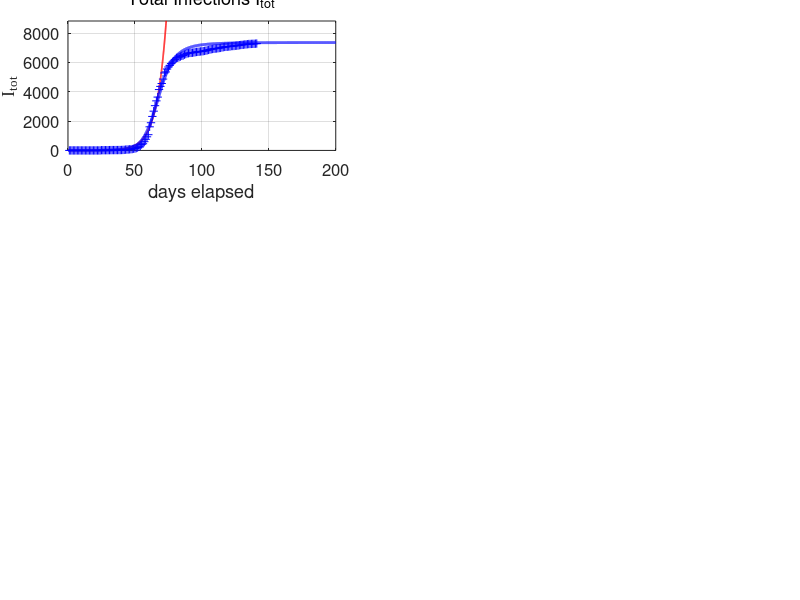

The MATLAB script that drew this image: (Note: this script raises an error after producing the figure.)
% covid19AUS.m

% Revised:  2020 05 16

% Mathemtatical model for the spread of the covid19 virus
% Model for AUSTRALIAL spread of virus
% Data from https://www.worldometers.info/coronavirus/
% Date file:  covid19.mat  variable covid19
% Model specified by the variables in the INPUT SECTION of the Script

% DOING PHYSICS WITH MATLAB: 
%   http://www.physics.usyd.edu.au/teach_res/mp/mphome.htm
% Documentation
%   http://www.physics.usyd.edu.au/teach_res/mp/doc/sird19EA.htm
% Download Scripts
%   http://www.physics.usyd.edu.au/teach_res/mp/mscripts/

% Ian Cooper
% email: matlabvisualphysics@gmail.com
% Matlab 2019b

% Populations: Data d / Model
% Susceptible individuals:  Sd  S
% Active infections (currently infected);  Id  I
% Removed Rm
% Recovered:  Rd  R
% Dead:  Dd  D


close all
clear
clc

global Imax Rmax Dmax ITmax Smax

% DATA  ===============================================================
load('covid19.mat')
Ndays  = find(covid19 == 0,1) - 1;  

% save covid19.mat covid19

% DATA: variable covid19
% Col 1: World   Id   Currently Infected Cases
% Col 2: World   Rd   Recovered
% Col 3: World   Dd   Deaths

% Data for China with Script svr19CHINA.m
% Col 4: China   Total infected cases
% Col 5: China   Currently Infected Cases
% Col 6: China   Deaths
% Col 7: USA     Total infected cases
% Col 8: USA     Currently infected cases
% Col 9: USA     Deaths
% Col 10: AUST     Total infected cases
% Col 11: AUST     Currently infected cases
% Col 12: AUST     Deaths
% Col 13: IND     Total infected cases
% Col 14: IND     Currently infected cases
% Col 15: IND     Deaths

% DATA: Id Rd Dd / Number of data days for COVID19  
  Idtot  = covid19(1:Ndays,10);
  Id     = covid19(1:Ndays,11);
  Dd     = covid19(1:Ndays,12);  
     
  Rd = Idtot - Id - Dd;
  Idmax = max(Id);
  Rdmax = max(Rd);
  Ddmax = max(Dd);
  ITdmax = max(Idtot);

% MODEL INPUT PARAMETERS  ============================================
% Model: number of time steps 
  num = 5000;
% Maximum number of days for model   [200]
  tMax = 200;

% Initial number of infections   [0.004] 
  I = zeros(num,1);
  I(1) = 3.5e-5;
% Adjustable model parameters  
% S --> I  [0.38] 
  a = 0.19;
% I --> Rm  [0.036]
  b = 0.05;
% Population scaling factor
  f = 6e3;
% Time index
  t_index = 77; 
% Exponential growth
     th = 5; t0 = 35; 
% Starting Date
  zSTART = datenum([2020 1 22]);

% SETUP  ==============================================================
% Time [days]
  t = linspace(0,tMax,num)';
  dt = t(2) - t(1);
% Exponential growth
  k = log(2)/th;
  v0 = 177400/exp(k*60);
  v = v0.*exp(k*(t - t0));

% Model: S  D  R  
  S  = zeros(num,1);
  Rm = zeros(num,1);
    
% Model: Initial values for populations
  S(1) = 1;
  
% MODEL: Time Evolution  ==============================================
for n = 1:num-1
  dS = -a*S(n)*I(n)*dt;
  dI = -dS;
  dRm = b*I(n)*dt;
  S(n+1) =  S(n) + dS;
   
  if n == 1200; S(n+1) = 1.2; end
%  if n == 3250; S(n+1) = 0.3; end
  
  I(n+1) =  I(n) + dI - dRm;
  Rm(n+1) = Rm(n)+ dRm;
end
  
 I = f.*I;
  Rm = f.*Rm;
  D0 = 122;
  k0 = 2.8e-4;
  D = D0.*(1 - exp(-k0.*Rm));
  R = Rm - D;
  Itot = I + Rm;


  Imax = max(I);
  Rmax = max(R);
  Dmax = max(D);
  Smax = max(S);
  ITmax = max(Itot);
    
% Percentages: model
  pI = 100*I(end) / Itot(end);
  pR = 100*R(end) / Itot(end);
  pD = 100*D(end) / Itot(end);
  
% Percentages: Data
  pId = 100*Id(end) / Idtot(end);
  pRd = 100*Rd(end) / Idtot(end);
  pDd = 100*Dd(end) / Idtot(end);
  

% *********************************************************************  
% GRAPHICS
% ********************************************************************* 

figure(1)
  set(gcf,'units','normalized');
  set(gcf,'position',[0.02 0.02 0.435 0.80]);
  set(gcf,'color','w');

subplot(3,2,1)   % Total infections
    xP = t(1:2500);
    yP = v(1:2500);
    plot(xP,yP,'r','linewidth',1.2)
   
    hold on
    xP = 1: Ndays;
    yP = Idtot; 
    plot(xP,yP,'b+')
    hold on
    xP = t; yP = Itot;
    plot(xP,yP,'b','linewidth',2)
    
    ylim([0 1.2*ITmax])
    grid on
    xlabel('days elapsed')
    ylabel('I_{tot}','FontName','Times New Roman')
    title('Total Infections I_{tot}','fontweight','normal');
    set(gca,'fontsize',12)  
    set(gca,'Position', [0.0850 0.7093+0.04 0.3347 0.2157]);
    yMax = ylim;
    z = yMax(2);
    plotMonths(z)
  
subplot(3,2,2)  % INFECTIONS
    xP = 1: Ndays;
    yP = Id;
    plot(xP,yP,'b+')   
    hold on
    
%     xP = t_index; yP = Id(t_index);
%     plot(xP,yP,'bo','markerfacecolor','b','markersize',8)
    
    xP = t; yP = I;
    plot(xP,yP,'b','linewidth',2)
   
    grid on
    title('Active Infections  I','fontweight','normal')
    ylabel('I','FontName','Times New Roman') 
    xlabel('days elapsed')
    set(gca,'fontsize',12)
    set(gca,'Position', [0.5703-0.04 0.7093+0.04 0.3347 0.2157]);
    yMax = ylim;
    z = yMax(2);
    plotMonths(z)
    
    
subplot(3,2,3)   % RECOVERIES
    xP = 1: Ndays;
    yP = Rd; 
    plot(xP,yP,'k+')
    hold on
 
%     xP = t_index; yP = Rd(t_index);
%     plot(xP,yP,'ko','markerfacecolor','k','markersize',8)
%     
    xP = t; yP = R;
    plot(xP,yP,'k','linewidth',2)
    
    grid on
    ylabel('R')
    xlabel('days elapsed')
    title('Recoveries  R','fontweight','normal')
    set(gca,'fontsize',12)
    set(gca,'Position', [0.0800 0.4096+0.04 0.3347 0.2157]);
    yMax = ylim;
    z = yMax(2);
    plotMonths(z)
    
 
 subplot(3,2,4)    % DEATHS
    xP = 1: Ndays;
    yP = Dd; 
    plot(xP,yP,'r+')
    hold on
 
%     xP = t_index; yP = Dd(t_index);
%     plot(xP,yP,'ro','markerfacecolor','r','markersize',8)
    
    xP = t; yP = D;
    plot(xP,yP,'r','linewidth',2)
    
    grid on
    ylabel('D')
    xlabel('days elapsed')
    title('Deaths  D','fontweight','normal')
    set(gca,'fontsize',12) 
    set(gca,'Position', [0.5703-0.04 0.4096+0.04 0.3347 0.2157]);
    yMax = ylim;
    z = yMax(2);
    plotMonths(z)
 

 subplot(3,2,5)
    xP = t; yP = S;
    plot(xP,yP,'b','linewidth',2)
    hold on
    
    xlim([0 tMax])
    ylim([0 1.1*Smax])
    grid on
    xlabel('days elapsed')
    ylabel('S') 
    title('Susceptible Population S','fontweight','normal')
    set(gca,'fontsize',12)    
    set(gca,'Position', [0.0800 0.1100+0.04 0.3347 0.2157]);   
    yMax = ylim;
    z = yMax(2);
    plotMonths(z)
    
    
subplot(3,2,6)  
   xlim([0 120])
   ylim([0 250])
   hh = 250; dh = -28;
   
   z = zSTART;
   z = datetime(z,'ConvertFrom','datenum');
   z.Format = 'dd-MMM-yyyy';
   txt = cellstr(z) ; 
   Htext = text(0,hh,txt,'fontsize',12);
   set(Htext,'color','k')
   
   hh = hh+2*dh;
   txt = 'MODEL PARAMETERS';
   text(0,hh,txt,'fontsize',12)
   
    hh = hh+dh;
   txt = sprintf('I(1) = %3.0e   f = %2.2e   a = %2.3f   b = %2.3f', I(1)/f, f,a ,b);
   text(0,hh,txt,'fontsize',12)
   
   
   hh = hh+2*dh; 
   txt = 'DATA';
   text(0,hh,txt,'fontsize',12)
   
   z = zSTART;
   z = z + Ndays;
   z = datetime(z,'ConvertFrom','datenum');
   z.Format = 'dd-MMM-yyyy';
   txt = cellstr(z) ; 
   text(20,hh,txt,'fontsize',12)
    
   hh = hh+dh;
   z1 = Id(end); z2 = Rd(end); z3 = Dd(end); z4 = z1+z2+z3;  
   txt = sprintf('I = %5.0f    R = %5.0f    D = %5.0f    I_{tot} = %5.0f', z1,z2,z3,z4);
   text(6,hh,txt,'fontsize',12)
   
   % Recoveries and Deaths
     hh = hh+dh;
     txt = sprintf('percent: Active = %2.1f  Recoveries = %2.1f    Deaths = %2.1f   ',pId,pRd,pDd);
     text(2,hh,txt,'fontsize',12)  
   
     hh = hh+2*dh; 
     txt = 'MODEL PREDICTIONS';
     text(0,hh,txt,'fontsize',12)
   
     z = zSTART;
     z = z + tMax;
     z = datetime(z,'ConvertFrom','datenum');
     z.Format = 'dd-MMM-yyyy';
     txt = cellstr(z) ; 
     text(78,hh,txt,'fontsize',12)
   
     hh = hh+dh;
     z1 = I(end); z2 = R(end); z3 = D(end); z4 = z1+z2+z3;  
     txt = sprintf('I = %5.0f    R = %5.0f    D = %5.0f    I_{tot} = %5.0f', z1,z2,z3,z4);
     text(6,hh,txt,'fontsize',12)

     hh = hh+dh;
     txt = 'Peak';
     text(10,hh,txt,'fontsize',12)
     z = find(I == Imax,1);
     z = t(z) + zSTART;
     z = datetime(z,'ConvertFrom','datenum');
     z.Format = 'dd-MMM-yyyy';
     txt = cellstr(z) ; 
     text(30,hh,txt,'fontsize',12)
   
     txt = sprintf('I_{peak} = %5.0f',Imax);
     text(80,hh,txt,'fontsize',12)
   
     hh = hh+dh;
     txt = sprintf('percent: Active = %2.1f  Recoveries = %2.1f    Deaths = %2.1f   ',pI,pR,pD);
     text(2,hh,txt,'fontsize',12)   
        
     axis off
     set(gca,'Position', [0.5703-0.08 0.1100+0.04 0.3347 0.2157]);
     
     
 figure(2)  % ----------------------------------------------------------
   set(gcf,'units','normalized');
   set(gcf,'position',[0.460 0.05 0.2 0.25]);
   set(gcf,'color','w');

   xP = Rd+Dd; yP = Dd;
   plot( xP,yP,'b+')
   hold on
   xP = Rm; yP = D;
   plot( xP,yP,'r','linewidth',2)
   grid on
   ylabel('deaths D')
   xlabel('removals R_m ')
 %  title('D = D_0 [1 - exp( - k R_m)]','fontweight','normal')
   txt = sprintf('D_0 = %2.0f', D0);
   text(5000,33,txt,'fontsize',12)
   txt = sprintf('k = %2.2e',k0);
   text(5000,15,txt,'fontsize',12)
   set(gca,'fontsize',12) 
   
     

figure(3)  % ----------------------------------------------------------
   set(gcf,'units','normalized');
   set(gcf,'position',[0.670 0.05 0.2 0.50]);
   set(gcf,'color','w');

subplot(2,1,1)   
   yP = Rd+Dd; xP = Idtot;
   plot( xP,yP,'b+')
   hold on
   yP = Rm; xP = Itot;
   plot( xP,yP,'r','linewidth',2)
   grid on
   xlabel('infections   I_{tot}')
   ylabel('removals   R_m')
   set(gca,'fontsize',12)   

 subplot(2,1,2)   
   yP = Rd+Dd; xP = Id;
   plot( xP,yP,'b+')
   hold on
   yP = Rm; xP = I;
   plot( xP,yP,'r','linewidth',2)
   grid on
   xlabel('active infections   I')
   ylabel('removals   R_m')
   set(gca,'fontsize',12)   
   
   
   
figure(9)
  set(gcf,'units','normalized');
  set(gcf,'position',[0.46 0.4 0.2 0.50]);
  set(gcf,'color','w');

  subplot(3,1,1)
    xP = Rd+Dd; yP = Dd;
   plot( xP,yP,'b+')
   hold on
   xP = Rm; yP = D;
   plot( xP,yP,'r','linewidth',2)
   grid on
   ylabel('deaths D')
   xlabel('removals R_m ')
 %  title('D = D_0 [1 - exp( - k R_m)]','fontweight','normal')
   txt = sprintf('D_0 = %2.0f', D0);
   text(5000,33,txt,'fontsize',12)
   txt = sprintf('k = %2.2e',k0);
   text(5000,15,txt,'fontsize',12)
   set(gca,'fontsize',12)
   
 subplot(3,1,2)  
   yP = Rd+Dd; xP = Id;
   plot( xP,yP,'b+')
   hold on
   yP = Rm; xP = I;
   plot( xP,yP,'r','linewidth',2)
   grid on
   xlabel('active infections   I')
   ylabel('removals   R_m')
   set(gca,'fontsize',12)   

 subplot(3,1,3)  
   yP = Rd+Dd; xP = Idtot;
   plot( xP,yP,'b+')
   hold on
   yP = Rm; xP = Itot;
   plot( xP,yP,'r','linewidth',2)
   grid on
   xlabel('infections   I_{tot}')
   ylabel('removals   R_m')
   set(gca,'fontsize',12)   

   
   
% =====================================================================
     
function  plotMonths(z)
    
     yMax = z;
     % Months
       m1 = [2020 01 22];    % day zero
       m2 = [2020 02  1];    % Feb
       m3 = [2020 03  1];    % Mar
       m4 = [2020 04  1];    % Apr
       m5 = [2020 05  1];    % May
       m6 = [2020 06  1];    % Jun
       m7 = [2020 07  1];    % Jul
       m8 = [2020 08  1];    % Aug
   
      tm(1) = datenum(m1);
      tm(2) = datenum(m2) - tm(1);
      tm(3) = datenum(m3) - tm(1);
      tm(4) = datenum(m4) - tm(1);
      tm(5) = datenum(m5) - tm(1);
      tm(6) = datenum(m6) - tm(1);
      tm(7) = datenum(m7) - tm(1);
      tm(8) = datenum(m8) - tm(1);
      
      for n = 2:8
        plot([tm(n), tm(n)], [0, yMax],'linewidth',1,'color', [0.5 0.5 0.5]);
        hold on
      end
      
      ys = 0.9;
      text(22, ys*yMax,'F')
      text(52, ys*yMax,'M')
      text(82, ys*yMax,'A')
      text(112,ys*yMax,'M')
      text(142,ys*yMax,'J')
      text(172,ys*yMax,'J')
      
   end
   